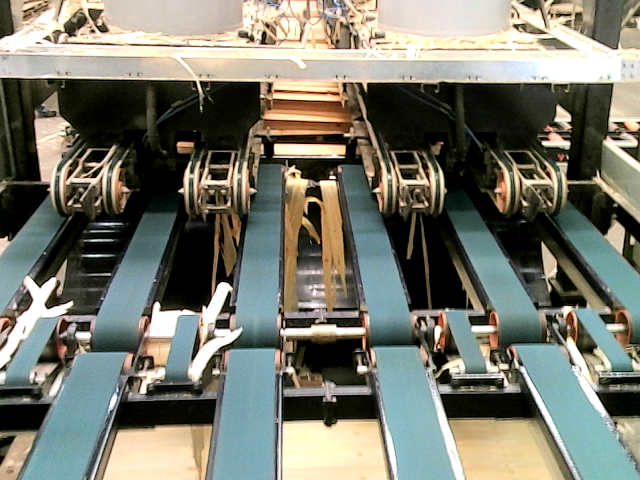
#> input picture fundo1.png, 640 x 480 px
$ python teste.py
#> lines starting #> are read from the running program, lines starting #| are printed output that depends on the picture
### faz_tudo.py
import cv2 as cv
import intermed

def fazTudo(img_base,x,y,w,h):
    is_chapa = False
    img2 = img_base[x:x + w,y:y + h]
    try:
        [numero_de_nos,tipo_norma,colorida_bounding_box,pb,g_scatter,g_hist,area_maior_no] = intermed.intermediario(img2)


    except:
        numero_de_nos = 0
        tipo_norma = 'A'
        area_maior_no = 0


    if (area_maior_no < 1000):
        # print("capa do tipo "+ tipo_norma + " com um total de " + str(numero_de_nos)+" nós")
        print("tem chapa do tipo " + tipo_norma + ", tamanho do maior nó = " + str(area_maior_no))
        is_chapa = True

    return numero_de_nos,tipo_norma,colorida_bounding_box,pb,g_scatter,g_hist,is_chapa

### teste.py
import cv2 as cv
import faz_tudo
import os

f1 = cv.imread('fundo1.png')
#> f1 is the input picture: shape (480, 640, 3); mean B, G, R 108.7, 121.2, 120.6
f2 = cv.imread('fundo2.png')
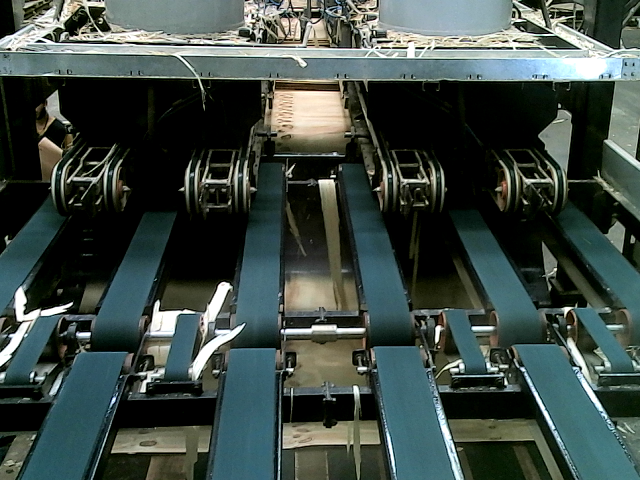
#> input picture fundo2.png, 640 x 480 px
#> f2 is the input picture: shape (480, 640, 3); mean B, G, R 68.9, 74.1, 62
f3 = cv.imread('fundo3.png')
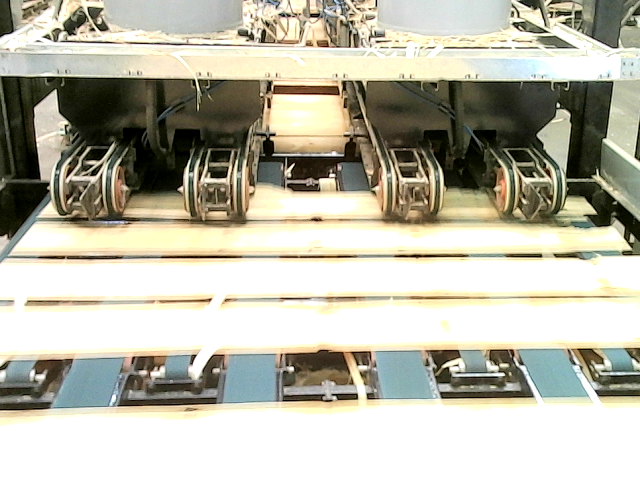
#> input picture fundo3.png, 640 x 480 px
#> f3 is the input picture: shape (480, 640, 3); mean B, G, R 168.3, 184, 186.1
f4 = cv.imread('fundo4.png')
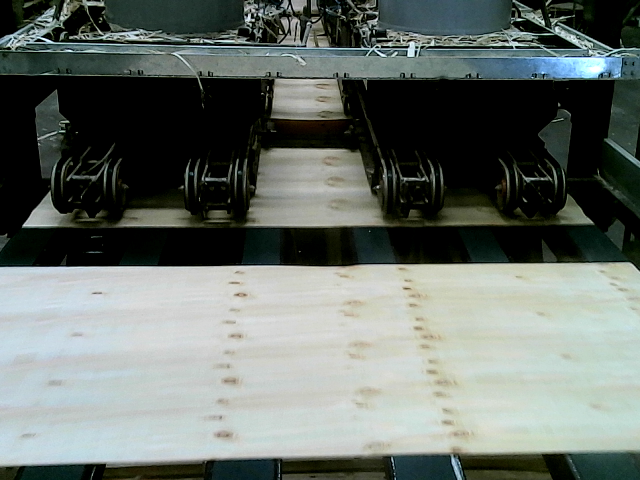
#> input picture fundo4.png, 640 x 480 px
#> f4 is the input picture: shape (480, 640, 3); mean B, G, R 106.4, 111.4, 103.9

m01 = cv.imread('meio_termo/01.png')
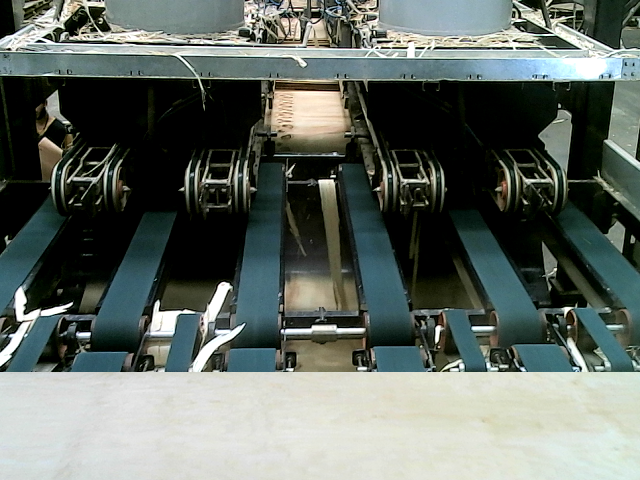
#> input picture meio_termo/01.png, 640 x 480 px
#> m01 is the input picture: shape (480, 640, 3); mean B, G, R 101, 107.3, 99
m02 = cv.imread('meio_termo/02.png')
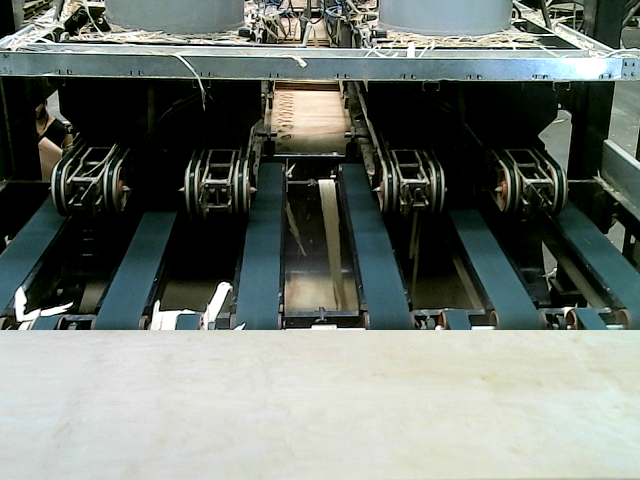
#> input picture meio_termo/02.png, 640 x 480 px
#> m02 is the input picture: shape (480, 640, 3); mean B, G, R 111.9, 118.5, 111.3
m03 = cv.imread('meio_termo/03.png')
m04 = cv.imread('meio_termo/04.png')
m05 = cv.imread('meio_termo/05.png')
m06 = cv.imread('meio_termo/06.png')
m07 = cv.imread('meio_termo/07.png')
m08 = cv.imread('meio_termo/08.png')
m09 = cv.imread('meio_termo/09.png')
m10 = cv.imread('meio_termo/10.png')
m11 = cv.imread('meio_termo/11.png')
m12 = cv.imread('meio_termo/12.png')
m13 = cv.imread('meio_termo/13.png')
m14 = cv.imread('meio_termo/14.png')
m15 = cv.imread('meio_termo/15.png')
m16 = cv.imread('meio_termo/16.png')
m17 = cv.imread('meio_termo/17.png')


a = cv.imread('a.png')
c = cv.imread('database/c.png')

i = a

x = 350
y = 0
w = 150
h = 625


# [13 lines of commented-out code are left out]


arr = [m01, m02, m03, m04, m05, m06, m07, m08, m09, m10, m11, m12, m13, m14, m15, m16]


mylist = os.listdir('rolls3/')
print(mylist)

for nome_arquivo in mylist:

    img = cv.imread('rolls3/'+ nome_arquivo)
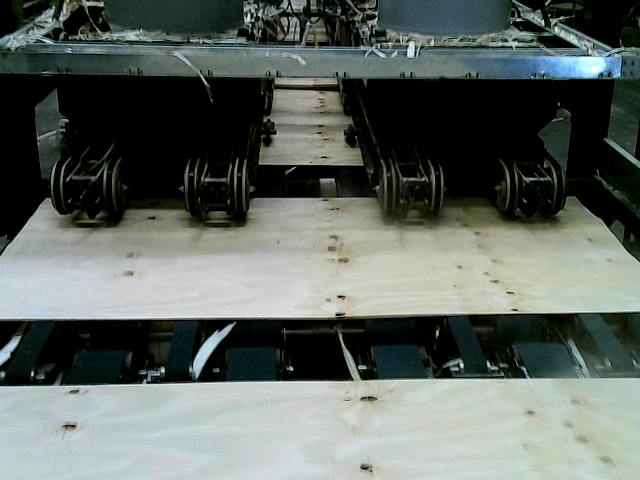
#> input picture rolls3/id1006.png, 640 x 480 px
#> img is the input picture: shape (480, 640, 3); mean B, G, R 97.8, 103.2, 95.6
    # [21 lines of commented-out code are left out]

    [numero_de_nos,tipo_norma,colorida_bounding_box,pb,g_scatter,g_hist,is_chapa] = faz_tudo.fazTudo(img,x,y,w,h)
#> in fazTudo, `img2 = img_base[x:x + w,y:y + h]`:
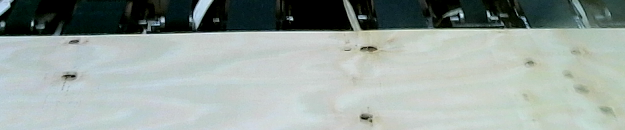
#> img2: shape (130, 625, 3); mean B, G, R 159.2, 163.8, 152.8
#> (the run stopped early here; a loop or call above may not have finished)
